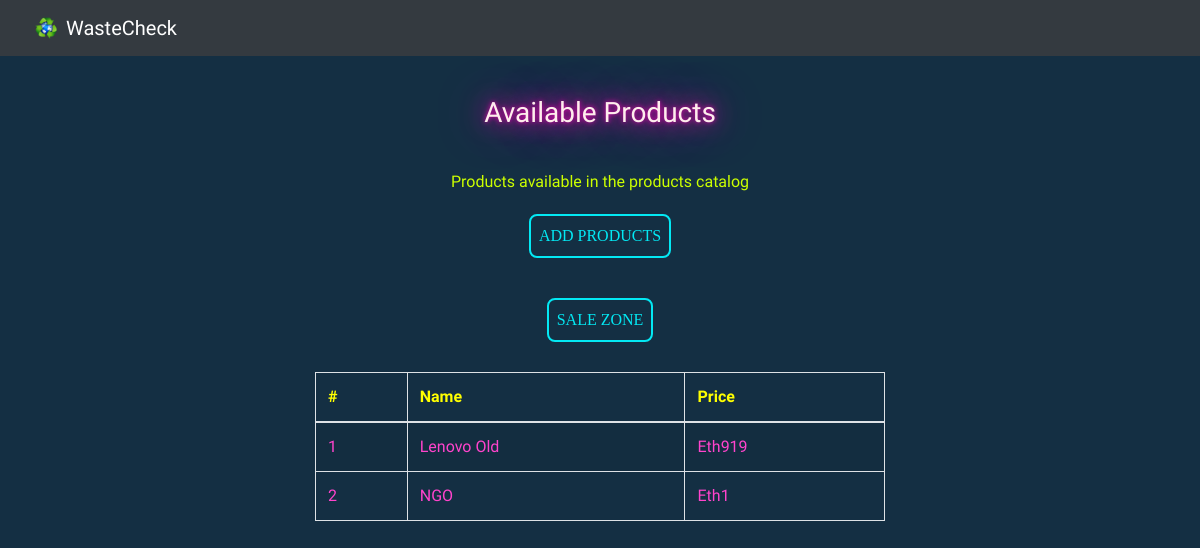
The app's page /admin, older data.
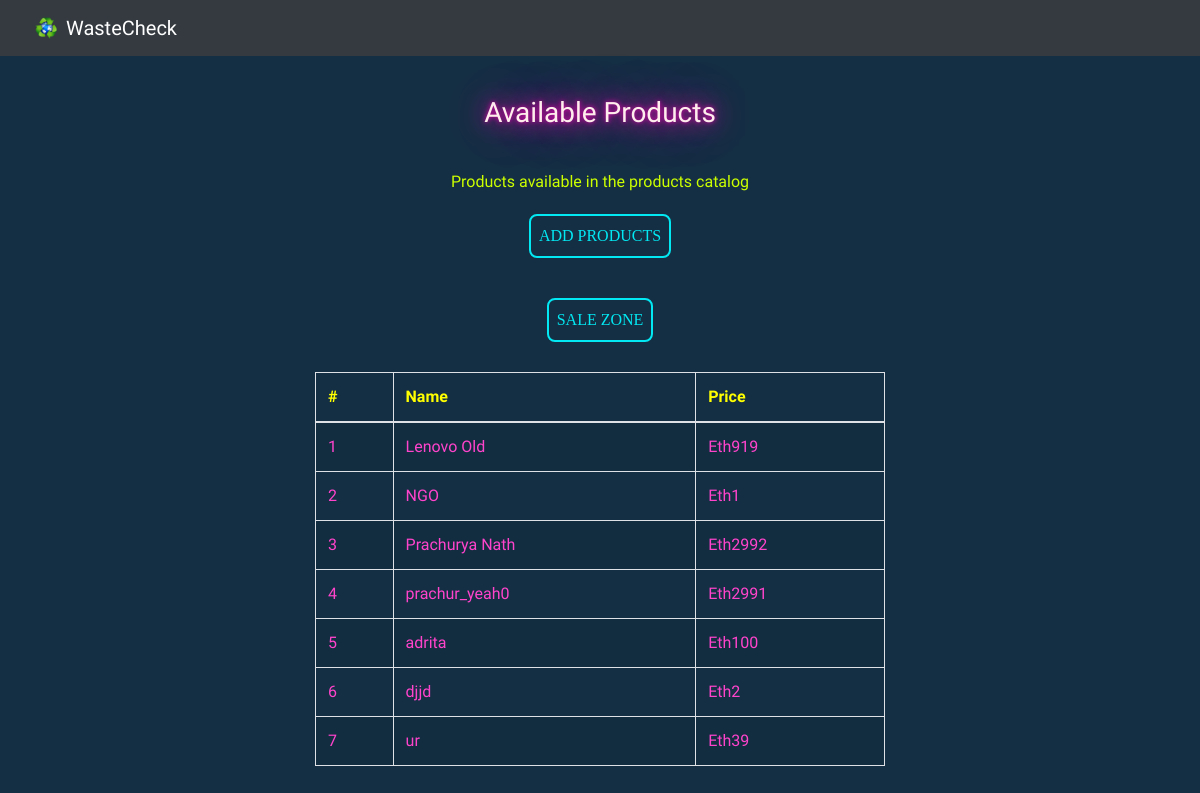
The same page, newer data.
### app.py (models this page shows)
class Product(db.Model):
    id = db.Column(db.Integer, primary_key=True)
    name = db.Column(db.String(50), unique=True)
    price = db.Column(db.Integer) #in cents
    accid = db.Column(db.String(50))
    description = db.Column(db.String(500))
    image = db.Column(db.String(100))

### app.py (the view)
@app.route('/admin', methods=['GET'])
def admin():
    products = Product.query.all()
    return render_template('admin/index.html', products=products)

### templates/admin/index.html (shortened to what this page needs)
<!DOCTYPE html>
<html lang="en">
<head>
    <link rel="stylesheet" href="https://maxcdn.bootstrapcdn.com/bootstrap/4.5.2/css/bootstrap.min.css">
    <link rel= "stylesheet" type= "text/css" href= "{{ url_for('static',filename='css/style.css') }}"/>
    <link rel= "stylesheet" type= "text/css" href= "{{ url_for('static',filename='css/responsive.css') }}"/>
</head>
<body>
    <nav class="navbar navbar-dark bg-dark" id="nav-title">
        <div class="container-fluid">
          <a class="navbar-brand" href="../">
            <img src="/static/img/logo.png" alt="" width="30" height="24" class="d-inline-block align-text-top" >
            WasteCheck
          </a>
        </div>
      </nav>
<div class="admin">
    <div class="col-lg-6 pad">
        <div class="panel panel-default">
            <div class="panel-heading">
                <h3 class="panel-title" href='try'>Available Products</h3>
            </div>
            <div class="panel-body">
                Products available in the products catalog
                <a href="admin/add" class="know-more" id="dashboard">ADD PRODUCTS</a>
                <a href="try" class="know-more" id="dashboard">SALE ZONE</a>
            </div>
            <div class="table-responsive">
                <table class="table table-striped table-bordered">
                    <thead>
                        <tr class="table-heading">
                            <th>#</th><th>Name</th><th>Price</th>
                        </tr>
                    </thead>
                    <tbody>
                        {% for product in products %}
                        <tr>
                            <td>{{ product.id }}</td>
                            <td>{{ product.name }}</td>
                            <td>Eth{{ product.price}}</td>
                        </tr>
                        {% endfor %}
                    </tbody>
                </table>
            </div>
        </div>
    </div>
</div>
</body>
</html>

### static/css/style.css (style rules this page uses)
* { margin: 0; padding: 0; font-family: 'Mochiy Pop P One', sans-serif; box-sizing: border-box; }
body { background-color: rgb(20, 47, 67); }
#nav-title { color:#ccff00; }
.know-more { font-family: 'consolas'; margin:10px 0; text-decoration: none; color:#03e9f4; transition: 0.5s; padding:8px; border:2px solid #03e9f4; border-radius: 8px; }
.container-fluid { color:white; font-family: 'Lucida Sans', 'Lucida Sans Regular', 'Lucida Grande', 'Lucida Sans Unicode', Geneva, Verdana, sans-serif; }
#dashboard { text-decoration: none; margin:20px 0; }
.panel-title { color: rgb(255, 237, 237); text-shadow: 0 0 5px #f403b8, 0 0 25px #f403b8, 0 0 50px #f403b8; margin: 40px 0; text-align: center; }
.admin { display:flex; flex-direction: column; justify-content: center; align-items: center; }
.panel-body { color:#ccff00; text-align: center; margin:10px 0; display: flex; flex-direction: column; justify-content: center; align-items: center; }
.table { color:#ff44cc }
.table-heading { color:yellow; }

Row changes from the older to the newer data that the page shows:
added Product: id "3", name "Prachurya Nath", price "2992"
added Product: id "4", name "prachur_yeah0", price "2991"
added Product: id "5", name "adrita", price "100"
added Product: id "6", name "djjd", price "2"
added Product: id "7", name "ur", price "39"
